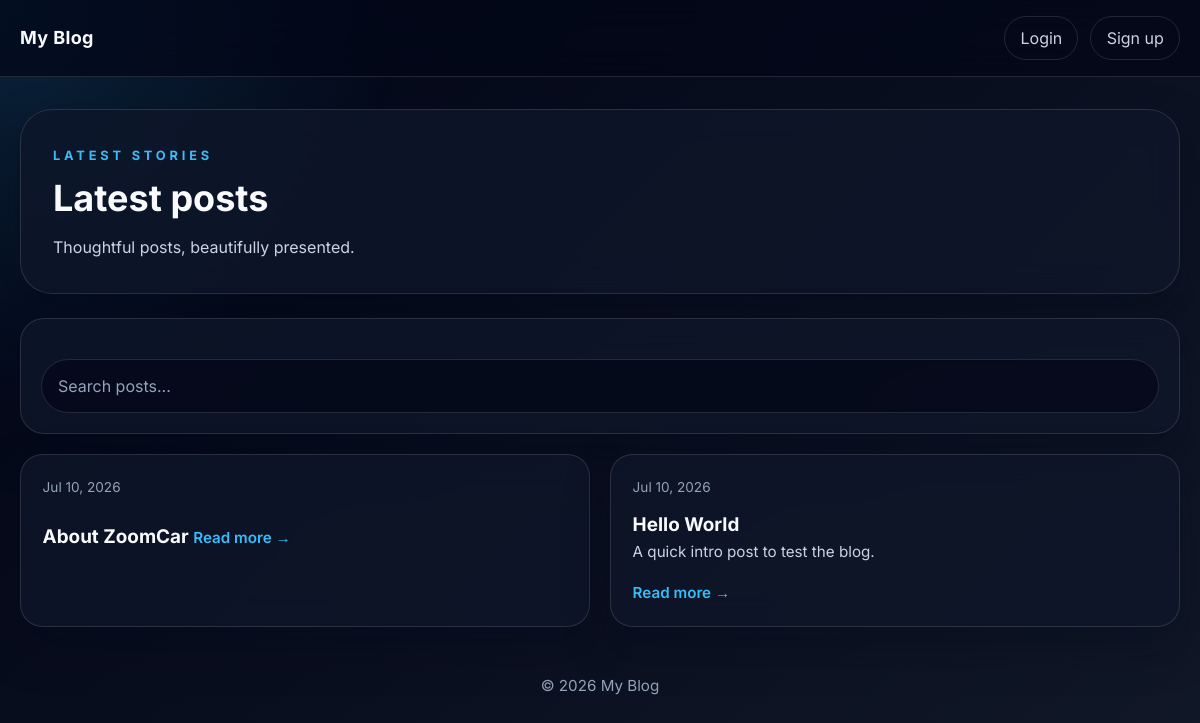
Before: / with the older database file.
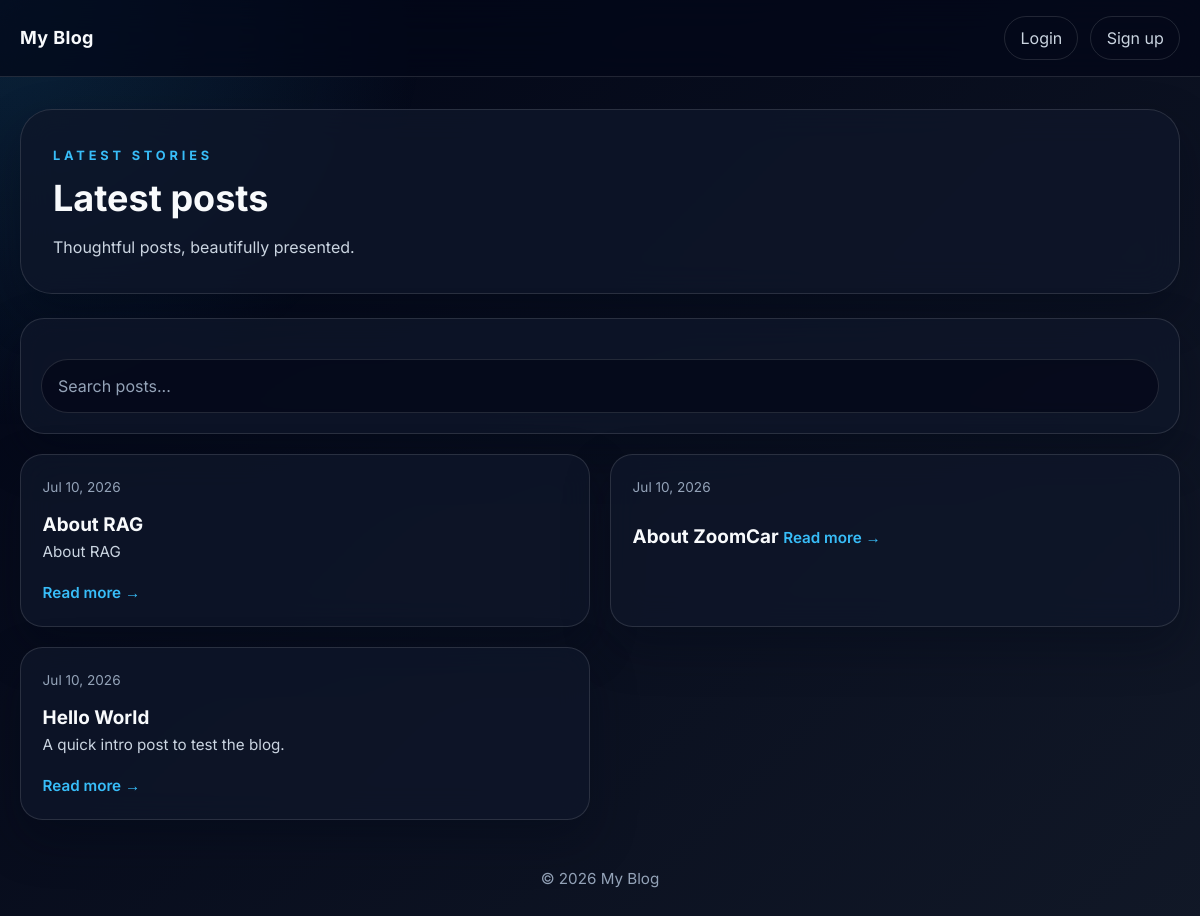
After: the same page with the newer database file.
### blog/models.py (models this page shows, shortened)
class Post(models.Model):
    title = models.CharField(max_length=200)
    slug = models.SlugField(unique=True)
    author = models.ForeignKey(User, on_delete=models.CASCADE)
    category = models.ForeignKey(Category, on_delete=models.SET_NULL, null=True, blank=True, related_name="posts")
    tags = models.ManyToManyField(Tag, blank=True, related_name="posts")
    content = models.TextField()
    excerpt = models.CharField(max_length=300, blank=True)
    cover_image = models.ImageField(upload_to="posts/", blank=True, null=True)
    published = models.BooleanField(default=False)
    created_at = models.DateTimeField(auto_now_add=True)
    updated_at = models.DateTimeField(auto_now=True)
    class Meta:
        ordering = ["-created_at"]
    def get_absolute_url(self):
        return reverse("blog:post_detail", kwargs={"slug": self.slug})

### blog/views.py (the view)
# urls.py: path("", views.PostListView.as_view(), name="post_list"),
class PostListView(ListView):
    model = Post
    template_name = "blog/post_list.html"
    context_object_name = "posts"
    paginate_by = 6
    def dispatch(self, request, *args, **kwargs):
        if request.user.is_authenticated and (request.user.is_staff or request.user.is_superuser):
            return dashboard(request)
        return super().dispatch(request, *args, **kwargs)
    def get_queryset(self):
        qs = Post.objects.filter(published=True)
        query = self.request.GET.get("q")
        if query:
            qs = qs.filter(Q(title__icontains=query) | Q(content__icontains=query))
        return qs
    def get_context_data(self, **kwargs):
        context = super().get_context_data(**kwargs)
        context["query"] = self.request.GET.get("q", "")
        context["categories"] = Category.objects.all()
        return context

### templates/blog/post_list.html (shortened to what this page needs)
{% extends "base.html" %}
{% block content %}
<section class="hero-card">
  <p class="hero-kicker">Latest stories</p>
  <h1 class="hero-title">Latest posts</h1>
  <p class="hero-copy">Thoughtful posts, beautifully presented.</p>
</section>
<form method="get" class="panel">
  <input type="text" name="q" value="{{ query }}" placeholder="Search posts..." class="search-box">
</form>
<div class="posts-grid">
  {% for post in posts %}
    <article class="post-card">
      <div class="post-meta">
        <span>{{ post.created_at|date:"M d, Y" }}</span>
      </div>
      <a href="{{ post.get_absolute_url }}" class="post-title">{{ post.title }}</a>
      {% if post.excerpt %}<p class="post-excerpt">{{ post.excerpt }}</p>{% endif %}
      <a href="{{ post.get_absolute_url }}" class="read-more">Read more →</a>
    </article>
  {% empty %}
    <div class="empty-state">No posts yet.</div>
  {% endfor %}
</div>
{% endblock %}

Changed rows visible on the page:
added Post: created_at "Jul 10, 2026", title "About RAG", excerpt "About RAG"
